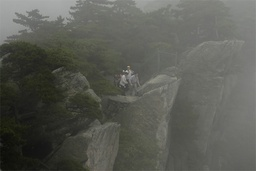
#> input picture data/mountain.jpg, 256 x 171 px, shrunk from 600 x 400 before the run
$ python haze_removal.py   (Python 2 division)
#> lines starting #> are read from the running program, lines starting #| are printed output that depends on the picture
#!/usr/local/bin/python
import cv2
import scipy
import numpy
import random
import math
import scipy.sparse
import scipy.sparse.linalg

class HazeRemoval(object):
  def __init__(self, patch_size, omega, t_lb, lamb, window_size, epsilon):
    print "init a haze_removal"
    self.patch_size = patch_size
    self.omega = omega
    self.t_lb = t_lb
    self.lamb = lamb
    self.ws = window_size
    self.epsilon = epsilon

  def get_dark_channel(self, in_img):
    if len(in_img.shape) != 3:
      print "error, input mat doesn't have an image-style shape"
      exit(-1)
    height = in_img.shape[0]
    width = in_img.shape[1]
    channel = in_img.shape[2]
    out_mat = numpy.zeros(shape=(height, width))
    for i in xrange(height):
      for j in xrange(width):
        r1 = self.patch_size/2
        r2 = self.patch_size - r1
        out_mat[i, j] = in_img[max(0, i-r1):min(height, i+r2), max(0,j-r1):min(width, j+r2), :].min()
    return out_mat

  def get_atmospheric_light(self, dark_channel_img, in_img):
    flat_img = in_img.reshape((dark_channel_img.size, in_img.shape[2]))
    top_idx_list = numpy.argsort(dark_channel_img.flatten())[-int(dark_channel_img.size*0.001):]
    top_intensity = flat_img[top_idx_list.astype(int), :].sum(1)
    return flat_img[top_idx_list[numpy.argsort(top_intensity)[-1]], :]*1.

  def get_transmission(self, A, in_img):
    norm_img = numpy.divide(in_img.reshape((in_img.shape[0]*in_img.shape[1], in_img.shape[2])), A*1.).reshape(in_img.shape)
    return 1.-self.omega*self.get_dark_channel(norm_img)

  def soft_mat(self, t, in_img):
    height, width, channel = in_img.shape
    rad1 = self.ws/2
    rad2 = self.ws - rad1
    idx_mat = numpy.arange(0, height*width).reshape((height, width))
    partial_element_buffer = numpy.zeros((height*width*self.ws**4))
    h_idx_buffer = numpy.zeros((height*width*self.ws**4)).astype(long)
    w_idx_buffer = numpy.zeros((height*width*self.ws**4)).astype(long)
    U = numpy.eye(channel)*self.epsilon
    buffer_end = 0
    for i in xrange(height):
      for j in xrange(width):
        h_range_start = max(i-rad1, 0)
        h_range_end = min(i+rad2, height)
        w_range_start = max(j-rad1, 0)
        w_range_end = min(j+rad2, width)
        pixs = in_img[h_range_start: h_range_end, w_range_start: w_range_end, :].reshape(((h_range_end-h_range_start)*(w_range_end-w_range_start), channel))
        pixs_num = pixs.shape[0]
        pixs_submean = pixs-numpy.tile(pixs.mean(0).flatten(), pixs_num).reshape((pixs_num, channel))
        pixs_covar_inv = numpy.linalg.inv(numpy.dot(pixs_submean.T, pixs_submean) + U)*pixs_num
        L_partial_element = numpy.eye(pixs_num)-1./pixs_num*(1.+numpy.dot(numpy.dot(pixs_submean, pixs_covar_inv), pixs_submean.T))
        #print L_partial_element.shape, pixs_num**2, buffer_end, partial_element_buffer.size
        partial_element_buffer[buffer_end: buffer_end+pixs_num**2] = L_partial_element.flatten()
        tmp = numpy.tile(idx_mat[h_range_start: h_range_end, w_range_start: w_range_end].flatten(), pixs_num).reshape((pixs_num, pixs_num))
        h_idx_buffer[buffer_end: buffer_end+pixs_num**2] = tmp.T.flatten()
        w_idx_buffer[buffer_end: buffer_end+pixs_num**2] = tmp.flatten()
        buffer_end += pixs_num**2
    L = scipy.sparse.csc_matrix((partial_element_buffer, (h_idx_buffer, w_idx_buffer)))
    b = t.flatten()*self.lamb
    T = scipy.sparse.linalg.spsolve(L + self.lamb*scipy.sparse.identity(b.size), b)
    return T.reshape(t.shape)

  def get_scene_radiance(self, t, A, in_img):
    flat_img = in_img.reshape((in_img.shape[0]*in_img.shape[1], in_img.shape[2]))
    flat_img1 = numpy.subtract(flat_img, A)
    t_with_lb_expand = numpy.repeat(numpy.maximum(t, self.t_lb*numpy.ones(shape=in_img.shape[1])), in_img.shape[2]).reshape((in_img.shape[0]*in_img.shape[1], in_img.shape[2]))
    return numpy.add(flat_img1/t_with_lb_expand, A).reshape(in_img.shape)

  def remove_haze(self, img, name):
    d_img = hr.get_dark_channel(img)
    cv2.imwrite("d_"+img_name, d_img.astype(int))
    A = self.get_atmospheric_light(d_img, img)
    t_img = self.get_transmission(A, img)
    t_img = self.soft_mat(t_img, img)
    cv2.imwrite("t_"+img_name, (t_img*255).astype(int))
    out_img = self.get_scene_radiance(t_img, A, img)
    cv2.imwrite("out_"+img_name, out_img)

if __name__ == "__main__":
  hr = HazeRemoval(patch_size=15, omega=0.99, t_lb=0.1, lamb=0.0001, window_size=3, epsilon=0.1)
  img_name = "mountain.jpg"
  img = cv2.imread("data/" + img_name)
#> img is the input picture: shape (171, 256, 3); mean B, G, R 84.6, 91.5, 90.2
  out_img = hr.remove_haze(img, img_name)
#> after the loop in get_dark_channel, `for i in xrange(height):`:
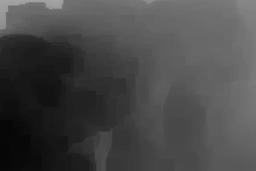
#> out_mat: shape (171, 256) float64; min 6, max 164, mean 71.6
#> in get_atmospheric_light, `top_idx_list = numpy.argsort(dark_channel_img.flatten())[-int(dark_cha..`: top_idx_list = 43 values, max 512 at index 9, min 0 at index 39, mean 100.7
#> in get_atmospheric_light, `top_intensity = flat_img[top_idx_list.astype(int), :].sum(1)`: top_intensity = 43 values, max 522 at index 28, min 504 at index 4, mean 514.2
#> in remove_haze, `A = self.get_atmospheric_light(d_img, img)`: A = [174, 175, 173]
#> in get_transmission, `norm_img = numpy.divide(in_img.reshape((in_img.shape[0]*in_img.shape[1..`:
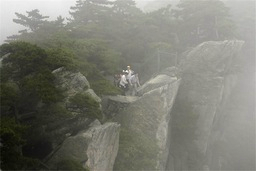
#> norm_img: shape (171, 256, 3) float64; mean B, G, R 0.486, 0.523, 0.522; drawn with min black and max white
#> after the loop in get_dark_channel (call 2), `for i in xrange(height):`:
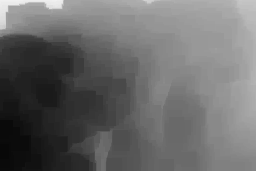
#> out_mat: shape (171, 256) float64; min 0.0345, max 0.948, mean 0.411
#> in get_transmission, `return 1.-self.omega*self.get_dark_channel(norm_img)`:
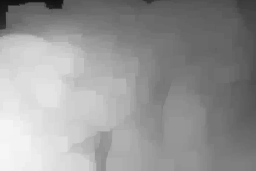
#> returned value: shape (171, 256) float64; min 0.0615, max 0.966, mean 0.593
#> after the loop in soft_mat, `for i in xrange(height):`: buffer_end = 3507526
#> in soft_mat, `return T.reshape(t.shape)`:
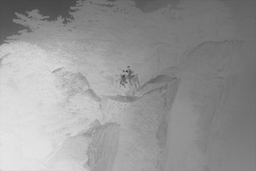
#> returned value: shape (171, 256) float64; min 0.253, max 0.901, mean 0.593
#> in get_scene_radiance, `return numpy.add(flat_img1/t_with_lb_expand, A).reshape(in_img.shape)`:
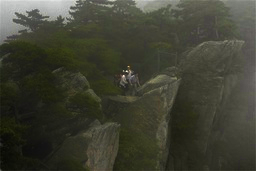
#> returned value: shape (171, 256, 3) float64; mean of channels 0, 1, 2 28.8, 39.7, 39; drawn with min black and max white
#> in remove_haze, `cv2.imwrite("out_"+img_name, out_img)`:
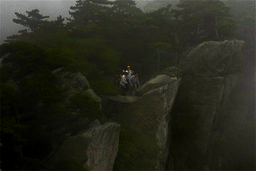
#> saved as out_mountain.jpg: shape (171, 256, 3); mean B, G, R 29, 39.7, 39

$ run again, with data/ny_1.jpg copied over data/mountain.jpg
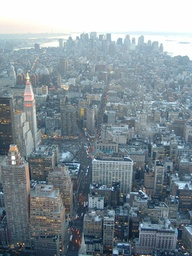
#> input picture data/ny_1.jpg, 192 x 256 px, shrunk from 576 x 768 before the run
#> img is the input picture: shape (256, 192, 3); mean B, G, R 151.1, 143.6, 130.3
#> after the loop in get_dark_channel, `for i in xrange(height):`:
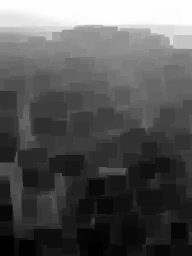
#> out_mat: shape (256, 192) float64; min 0, max 254, mean 86.4
#> top_idx_list = 49 values, max 1967 at index 4, min 0 at index 48, mean 1819.2
#> top_intensity = 49 values from 762 to 762
#> A = [254, 254, 254]
#> after the loop in soft_mat, `for i in xrange(height):`: buffer_end = 3941092
#> in get_scene_radiance, `return numpy.add(flat_img1/t_with_lb_expand, A).reshape(in_img.shape)`:
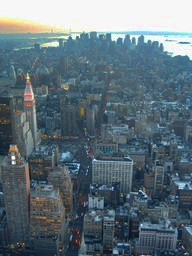
#> returned value: shape (256, 192, 3) float64; mean of channels 0, 1, 2 120.3, 111, 91.9; drawn with min black and max white

$ run again, with data/ny_2.jpg copied over data/mountain.jpg
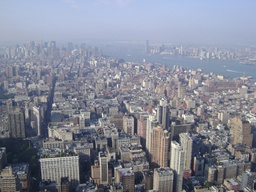
#> input picture data/ny_2.jpg, 256 x 192 px, shrunk from 1024 x 768 before the run
#> img is the input picture: shape (192, 256, 3); mean B, G, R 149.6, 136.2, 132.4
#> after the loop in get_dark_channel, `for i in xrange(height):`:
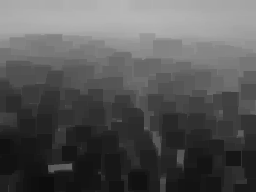
#> out_mat: shape (192, 256) float64; min 13, max 183, mean 86.6
#> top_idx_list = 49 values, max 5264 at index 27, min 121 at index 48, mean 3622.7
#> top_intensity = 49 values, max 625 at index 20, min 606 at index 17, mean 612.9
#> A = [232, 201, 192]
#> after the loop in soft_mat, `for i in xrange(height):`: buffer_end = 3941092
#> in remove_haze, `cv2.imwrite("out_"+img_name, out_img)`:
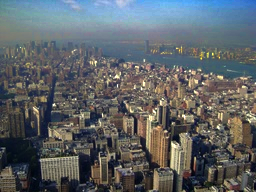
#> saved as out_mountain.jpg: shape (192, 256, 3); mean B, G, R 103.2, 99.7, 94.5

$ run again, with data/trees.jpg copied over data/mountain.jpg
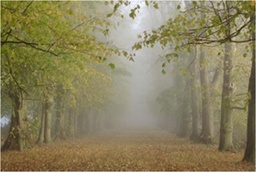
#> input picture data/trees.jpg, 256 x 172 px, shrunk from 690 x 464 before the run
#> img is the input picture: shape (172, 256, 3); mean B, G, R 93.5, 128.6, 137.4
#> top_idx_list = 44 values, max 9087 at index 27, min 4242 at index 39, mean 6289
#> top_intensity = 44 values, max 703 at index 4, min 581 at index 10, mean 610.3
#> A = [242, 234, 227]
#> after the loop in soft_mat, `for i in xrange(height):`: buffer_end = 3528172
#> in get_scene_radiance, `return numpy.add(flat_img1/t_with_lb_expand, A).reshape(in_img.shape)`:
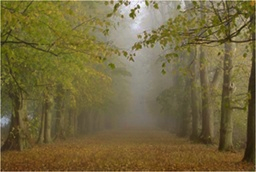
#> returned value: shape (172, 256, 3) float64; mean of channels 0, 1, 2 56.6, 101.9, 114.9; drawn with min black and max white
